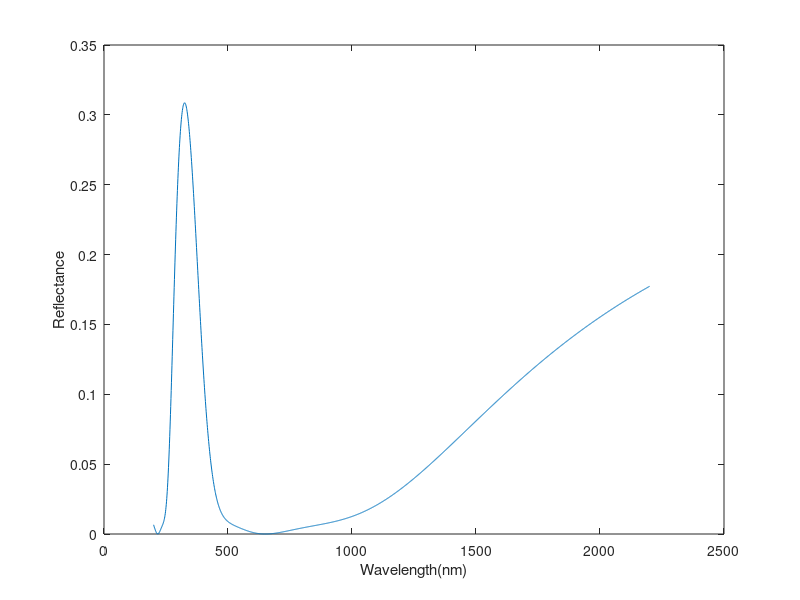

MATLAB code for this plot:
% Three layer

PI = 3.1415926;
ReflArr = [];       % Array to contain extracted reflectivity values 
TransmArr = [];     % Array to contain extracted transmissivity values
IrradArr = [];      % Array to contain irradiance values
PowerArr = [];
PowerSum = 0;

% Set material parameters 
    % Indicies
    N0 = 1;         % air
    N1 = 1.4;       % layer 1
    N2 = 2.3572;      % layer 2
    N3 = 3.15;      % layer 3
    N4 = 3.5;       % solar cell

    % Reflective Coefficient
    R01 = (N0-N1)/(N0+N1);
    R12 = (N1-N2)/(N1+N2);
    R23 = (N2-N3)/(N2+N3); 
    R34 = (N3-N4)/(N3+N4);
    % Transmission Coefficient
    T01 = (2*N0)/(N0+N1);
    T12 = (2*N1)/(N1+N2);
    T23 = (2*N2)/(N2+N3);
    T34 = (2*N3)/(N3+N4);

    % Dynamical Matrix
    Q01 = (1/T01)*[1 R01; R01 1];
    Q12 = (1/T12)*[1 R12; R12 1];
    Q23 = (1/T23)*[1 R23; R23 1];
    Q34 = (1/T34)*[1 R34; R34 1];

% Set Design Parameters
    % Center wavelength
    Wc = 650;
    
    % Layer thickness
    
% Calculate Transfer matrix
    
    for W = 200:2200        % Wavelength range from 400 to 1400 nm
        Delta = (PI*Wc)/(2*W);

        % Propagation Matrix
        P1 = [exp(j*Delta) 0; 0 exp(-j*Delta)];
        P2 = P1;            % same delta
        P3 = P1;

        % Transfer Matrix
        T = Q01*(P1*Q12*P2*Q23*P3*Q34);
        
        % Extract Reflectivity
            R = T(2,1)/T(1,1);      % Reflectiive coeficient from transfer matrix
            Refl = (abs(R))^2;
            
            % Record reflectivity value
            ReflArr = [ReflArr Refl];
            
        % Extract Transmissivity
            taow = (1/T(1,2));      % transmission coefficient via transfer matrix
            Transm = ((abs(taow))^2)*(N3/N0);
            
            % Record transmissivity value
            TransmArr = [TransmArr Transm];
            
        % Compute Irradiance value   
            Irrad = (6.16*10^15)/((W^5)*(exp(2484/W)-1));
            IrradArr = [ IrradArr Irrad];
            
        % Compute Power
            Power = Irrad*Transm;
            PowerArr = [PowerArr Power];
            
            PowerSum = PowerSum + Power;
    end;
   
   % Plot reflectivity against wavelength:
   wavelength = 200:1:2200;
   plot(wavelength, ReflArr);
   xlabel('Wavelength(nm)')
   ylabel('Reflectance')
   PowerSum
   

   
   